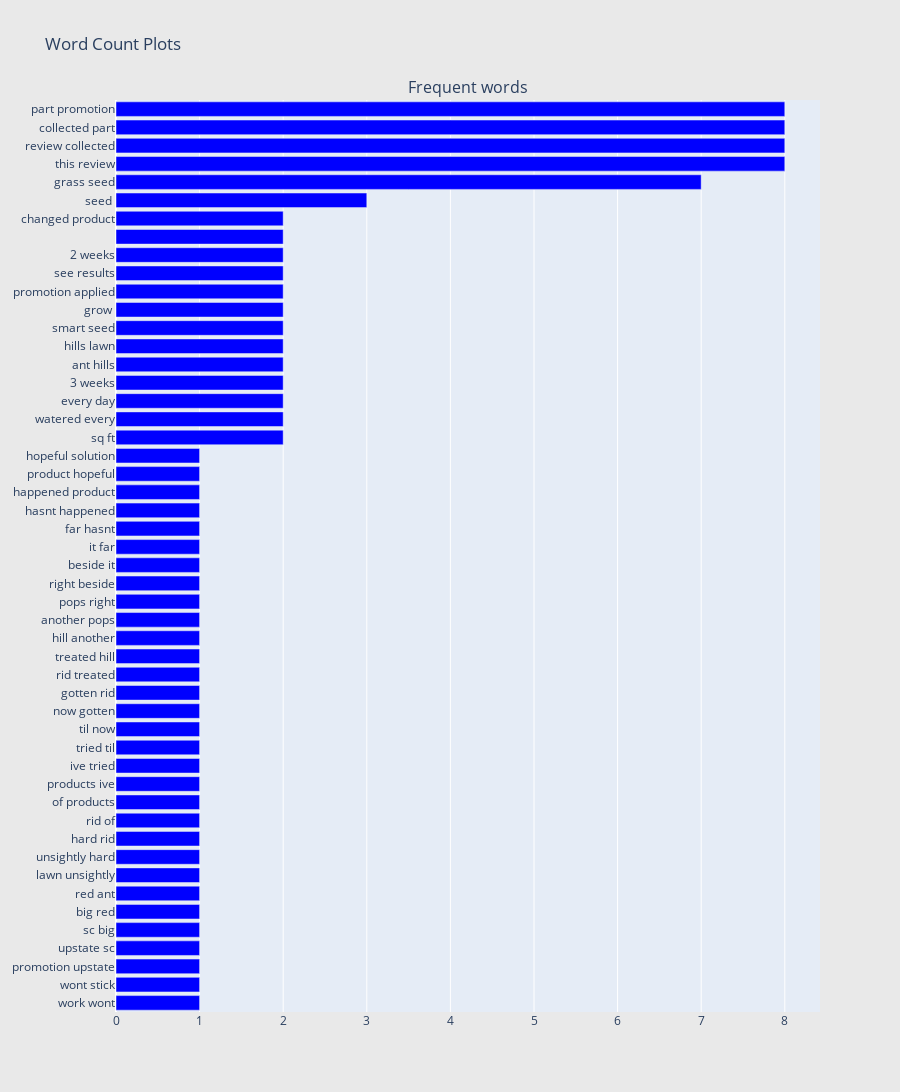

Notebook source saved alongside this figure:
### Code cell
## Get the bar chart from bad reviews ##
freq_dict = defaultdict(int)
for sent in df_uncat["review_lower"]:
    for word in generate_ngrams(sent,2):
        freq_dict[word] += 1
fd_sorted = pd.DataFrame(sorted(freq_dict.items(), key=lambda x: x[1])[::-1])
fd_sorted.columns = ["word", "wordcount"]
trace0 = horizontal_bar_chart(fd_sorted.head(50), 'blue')

# Creating two subplots
fig = tools.make_subplots(rows=1, cols=1, vertical_spacing=0.04,
                          subplot_titles=["Frequent words"])
fig.append_trace(trace0, 1, 1)
#fig.append_trace(trace1, 1, 2)
fig['layout'].update(height=1200, width=900, paper_bgcolor='rgb(233,233,233)', title="Word Count Plots")
py.iplot(fig, filename='word-plots');

### Figure 1 — Plotly figure (JSON) as saved in the notebook; plotly's stock layout.template omitted (floating-point values rounded to 4 significant figures)
{"data": [{"marker": {"color": "blue"}, "orientation": "h", "showlegend": false, "type": "bar", "x": [1, 1, 1, 1, 1, 1, 1, 1, 1, 1, 1, 1, 1, 1, 1, 1, 1, 1, 1, 1, 1, 1, 1, 1, 1, 1, 1, 1, 1, 1, 1, 2, 2, 2, 2, 2, 2, 2, 2, 2, 2, 2, 2, 2, 3, 7, 8, 8, 8, 8], "xaxis": "x", "y": ["work wont", "wont stick", "promotion upstate", "upstate sc", "sc big", "big red", "red ant", "lawn unsightly", "unsightly hard", "hard rid", "rid of", "of products", "products ive", "ive tried", "tried til", "til now", "now gotten", "gotten rid", "rid treated", "treated hill", "hill another", "another pops", "pops right", "right beside", "beside it", "it far", "far hasnt", "hasnt happened", "happened product", "product hopeful", "hopeful solution", "sq ft", "watered every", "every day", "3 weeks", "ant hills", "hills lawn", "smart seed", "grow ", "promotion applied", "see results", "2 weeks", " ", "changed product", "seed ", "grass seed", "this review", "review collected", "collected part", "part promotion"], "yaxis": "y"}], "layout": {"annotations": [{"font": {"size": 16}, "showarrow": false, "text": "Frequent words", "x": 0.5, "xanchor": "center", "xref": "paper", "y": 1, "yanchor": "bottom", "yref": "paper"}], "height": 1200, "paper_bgcolor": "rgb(233,233,233)", "title": {"text": "Word Count Plots"}, "width": 900, "xaxis": {"anchor": "y", "domain": [0, 1]}, "yaxis": {"anchor": "x", "domain": [0, 1]}}}
